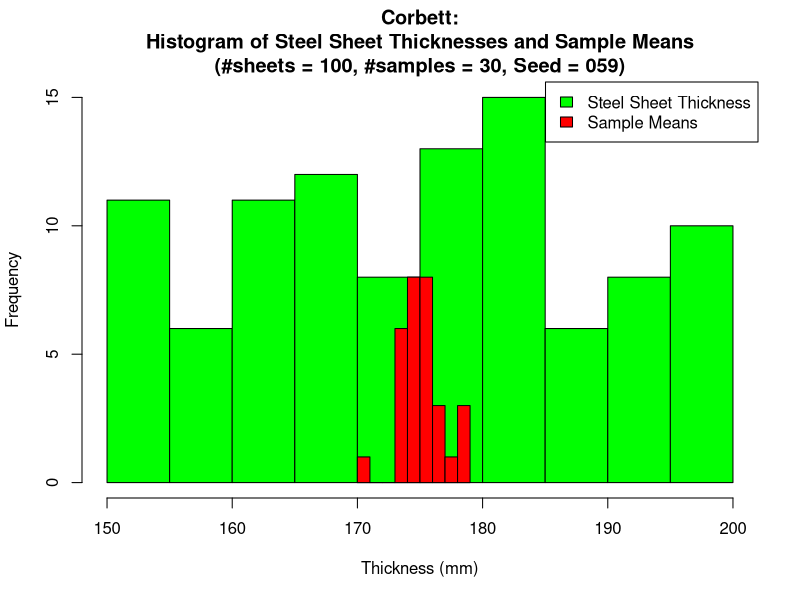

Here is the R script that generated this plot:
# Question 1: radioactive particles
lambda <- 8.2 	# average number of particles emitted per second
n <- 25 		# number of particles observed
t <- 7 		# time in seconds
p <- dpois(n, lambda*t) 	# probability mass function for Poisson distribution
# output:
p
# 
# Question 2: brittle ceramic blades
p_brittle <- 0.031 	# probability that a blade is too brittle
n <- 40 		# sample size
k <- 2 		# at least 2 blades are too brittle
p <- pbinom(k, n, p_brittle, lower.tail = FALSE) 	# cumulative distribution function for binomial distribution
# output:
p
# 
# Question 3: daily rainfall
mu <- 12.3 		# mean daily rainfall in mm
sigma <- 3.9 	# standard deviation of daily rainfall in mm
# 
# part (a)
x <- 10 	# threshold for less than x mm of rain
p <- pnorm(x, mu, sigma) 	# cumulative distribution function for normal distribution
# output:
p
# 
# part (b)
p <- qnorm(0.85, mu, sigma) 	# quantile function for normal distribution
# output:
p
# 
# Question 4: steel sheet thicknesses
a <- 150 	# lower limit of uniform distribution
b <- 200 	# upper limit of uniform distribution
# 
# part (a)
set.seed(059) 	# set seed for reproducibility
n <- 100 		# sample size
steel <- runif(n, a, b) 	# generate sample of steel sheet thicknesses
# create histogram of sample
hist(steel, col='green', main = "Corbett:\nHistogram of Steel Sheet Thicknesses and Sample Means\n(#sheets = 100, #samples = 30, Seed = 059)", xlab = "Thickness (mm)") 
# 
# part (b)
mean_sample <- mean(steel) 		# sample mean
sd_sample <- sd(steel) 			# sample standard deviation
mean_theoretical <- (a + b)/2 	# theoretical mean of uniform distribution
sd_theoretical <- (b - a)/sqrt(12) 	# theoretical standard deviation of uniform distribution
# output:
mean_sample
# output:
sd_sample 
# output:
mean_theoretical
# output:
sd_theoretical 
# The sample mean is close to the theoretical mean, 
# but the sample standard deviation is slightly smaller 
# than the theoretical standard deviation. We could improve 
# the estimates by increasing the sample size.
# 
# part (c)
mu_x <- mean_theoretical 		# mean of sample means is equal to the population mean
StdErr_x <- sd_theoretical/sqrt(n) 	# std dev of sample means is equal to pop'n std dev divided by sqrt of sample size
# output:
mu_x 
# output:
StdErr_x 
# Theoretical distribution for sample average of x is Normal
# 
# part (d)
steel.means <- c() 	# initiate empty vector for means
for (i in 1:30) {
  set.seed(059*i) 	# set seed for each iteration
  steel <- runif(n, a, b) 	# generate new sample
  new.mean <- mean(steel) 	# calculate sample mean
  steel.means[i] <- new.mean 	# store sample mean in vector
}
# output: vector of 30 sample means
steel.means 
# 
# part (e)
# Histogram of 30 steel sheet sample means with sample sizes of n = 100
hist(steel.means, col='red', add=TRUE, xlab = "Mean Thickness (mm)" )
legend("topright", c("Steel Sheet Thickness", "Sample Means"), fill = c("Green", "Red"), xpd = TRUE)
# Distribution appears normal, with a peak around theoretical mean of 175mm
# 
# part (f)
# Calculate mean and std dev of steel.means
mean.sample.means <- mean(steel.means)
sd.sample.means <- sd(steel.means)
# Compare to theoretical mean and std dev of sample means
mean.sample.means		# output: Average of 30 sample means
mu_x		# output: Theoretical mean of sample means
sd.sample.means		# output: Std Err of 30 sample means
StdErr_x		# output: Theoretical Std Err of sample means
# 
# part (g)
#To improve the estimates gathered in part (f), we should increase the number of samples (from t=30). 
# This is because the standard error of the mean decreases as the sample size increases, while the 
# standard deviation of the population remains constant. Therefore, by increasing the number of samples, 
# we can obtain a more precise estimate of the population mean. Increasing the number of observations in 
# each sample (from n=100) would also decrease the standard error of the mean, but it would require more 
# time and resources. Therefore, increasing the number of samples is a more efficient approach to improve
# the estimates.